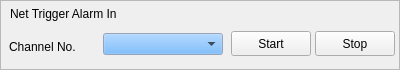
        <widget class="QFrame" name="frame4">
            <property name="geometry">
                <rect>
                    <x>10</x>
                    <y>61</y>
                    <width>400</width>
                    <height>70</height>
                </rect>
            </property>
            <property name="frameShape">
                <enum>QFrame::StyledPanel</enum>
            </property>
            <property name="frameShadow">
                <enum>QFrame::Plain</enum>
            </property>
            <widget class="QLabel" name="textLabel1">
                <property name="geometry">
                    <rect>
                        <x>10</x>
                        <y>4</y>
                        <width>201</width>
                        <height>20</height>
                    </rect>
                </property>
                <property name="text">
                    <string>Net Trigger Alarm In</string>
                </property>
                <property name="wordWrap">
                    <bool>false</bool>
                </property>
            </widget>
            <widget class="QLabel" name="textLabel3">
                <property name="geometry">
                    <rect>
                        <x>9</x>
                        <y>31</y>
                        <width>91</width>
                        <height>31</height>
                    </rect>
                </property>
                <property name="text">
                    <string>Channel No.</string>
                </property>
                <property name="wordWrap">
                    <bool>false</bool>
                </property>
            </widget>
            <widget class="QComboBox" name="ComboxChannelIn">
                <property name="geometry">
                    <rect>
                        <x>103</x>
                        <y>33</y>
                        <width>120</width>
                        <height>22</height>
                    </rect>
                </property>
                <property name="palette">
                    <palette>
                        <active>
                            <colorrole role="WindowText">
                                <brush brushstyle="SolidPattern">
                                    <color alpha="255">
                                        <red>0</red>
                                        <green>0</green>
                                        <blue>0</blue>
                                    </color>
                                </brush>
                            </colorrole>
                            <colorrole role="Button">
                                <brush brushstyle="SolidPattern">
                                    <color alpha="255">
                                        <red>85</red>
                                        <green>170</green>
                                        <blue>255</blue>
                                    </color>
                                </brush>
                            </colorrole>
                            <colorrole role="Light">
                                <brush brushstyle="SolidPattern">
                                    <color alpha="255">
                                        <red>212</red>
                                        <green>234</green>
                                        <blue>255</blue>
                                    </color>
                                </brush>
                            </colorrole>
                            <colorrole role="Midlight">
                                <brush brushstyle="SolidPattern">
                                    <color alpha="255">
                                        <red>148</red>
                                        <green>202</green>
                                        <blue>255</blue>
                                    </color>
                                </brush>
                            </colorrole>
                            <colorrole role="Dark">
                                <brush brushstyle="SolidPattern">
                                    <color alpha="255">
                                        <red>42</red>
                                        <green>85</green>
                                        <blue>127</blue>
                                    </color>
                                </brush>
                            </colorrole>
                            <colorrole role="Mid">
                                <brush brushstyle="SolidPattern">
                                    <color alpha="255">
                                        <red>57</red>
                                        <green>113</green>
                                        <blue>170</blue>
                                    </color>
                                </brush>
                            </colorrole>
                            <colorrole role="Text">
                                <brush brushstyle="SolidPattern">
                                    <color alpha="255">
                                        <red>0</red>
                                        <green>0</green>
                                        <blue>0</blue>
                                    </color>
                                </brush>
                            </colorrole>
                            <colorrole role="BrightText">
                                <brush brushstyle="SolidPattern">
                                    <color alpha="255">
                                        <red>255</red>
                                        <green>255</green>
                                        <blue>255</blue>
                                    </color>
                                </brush>
                            </colorrole>
                            <colorrole role="ButtonText">
                                <brush brushstyle="SolidPattern">
                                    <color alpha="255">
                                        <red>0</red>
                                        <green>0</green>
                                        <blue>0</blue>
                                    </color>
                                </brush>
                            </colorrole>
                            <colorrole role="Base">
                                <brush brushstyle="SolidPattern">
                                    <color alpha="255">
                                        <red>255</red>
                                        <green>255</green>
                                        <blue>255</blue>
                                    </color>
                                </brush>
                            </colorrole>
                            <colorrole role="Window">
                                <brush brushstyle="SolidPattern">
                                    <color alpha="255">
                                        <red>212</red>
                                        <green>228</green>
                                        <blue>255</blue>
                                    </color>
                                </brush>
                            </colorrole>
                            <colorrole role="Shadow">
                                <brush brushstyle="SolidPattern">
                                    <color alpha="255">
                                        <red>0</red>
                                        <green>0</green>
                                        <blue>0</blue>
                                    </color>
                                </brush>
                            </colorrole>
                            <colorrole role="Highlight">
                                <brush brushstyle="SolidPattern">
                                    <color alpha="255">
                                        <red>0</red>
                                        <green>0</green>
                                        <blue>128</blue>
                                    </color>
                                </brush>
                            </colorrole>
                            <colorrole role="HighlightedText">
                                <brush brushstyle="SolidPattern">
                                    <color alpha="255">
                                        <red>255</red>
                                        <green>255</green>
                                        <blue>255</blue>
                                    </color>
                                </brush>
                            </colorrole>
                            <colorrole role="Link">
                                <brush brushstyle="SolidPattern">
                                    <color alpha="255">
                                        <red>0</red>
                                        <green>0</green>
                                        <blue>0</blue>
                                    </color>
                                </brush>
                            </colorrole>
                            <colorrole role="LinkVisited">
                                <brush brushstyle="SolidPattern">
                                    <color alpha="255">
                                        <red>0</red>
                                        <green>0</green>
                                        <blue>0</blue>
                                    </color>
                                </brush>
                            </colorrole>
                        </active>
                        <inactive>
                            <colorrole role="WindowText">
                                <brush brushstyle="SolidPattern">
                                    <color alpha="255">
                                        <red>0</red>
                                        <green>0</green>
                                        <blue>0</blue>
                                    </color>
                                </brush>
                            </colorrole>
                            <colorrole role="Button">
                                <brush brushstyle="SolidPattern">
                                    <color alpha="255">
                                        <red>85</red>
                                        <green>170</green>
                                        <blue>255</blue>
                                    </color>
                                </brush>
                            </colorrole>
                            <colorrole role="Light">
                                <brush brushstyle="SolidPattern">
                                    <color alpha="255">
                                        <red>212</red>
                                        <green>234</green>
                                        <blue>255</blue>
                                    </color>
                                </brush>
                            </colorrole>
                            <colorrole role="Midlight">
                                <brush brushstyle="SolidPattern">
                                    <color alpha="255">
                                        <red>123</red>
                                        <green>189</green>
                                        <blue>255</blue>
                                    </color>
                                </brush>
                            </colorrole>
                            <colorrole role="Dark">
                                <brush brushstyle="SolidPattern">
                                    <color alpha="255">
                                        <red>42</red>
                                        <green>85</green>
                                        <blue>127</blue>
                                    </color>
                                </brush>
                            </colorrole>
                            <colorrole role="Mid">
                                <brush brushstyle="SolidPattern">
                                    <color alpha="255">
                                        <red>57</red>
                                        <green>113</green>
                                        <blue>170</blue>
                                    </color>
                                </brush>
                            </colorrole>
                            <colorrole role="Text">
                                <brush brushstyle="SolidPattern">
                                    <color alpha="255">
                                        <red>0</red>
                                        <green>0</green>
                                        <blue>0</blue>
                                    </color>
                                </brush>
                            </colorrole>
                            <colorrole role="BrightText">
                                <brush brushstyle="SolidPattern">
                                    <color alpha="255">
                                        <red>255</red>
                                        <green>255</green>
                                        <blue>255</blue>
                                    </color>
                                </brush>
                            </colorrole>
                            <colorrole role="ButtonText">
                                <brush brushstyle="SolidPattern">
                                    <color alpha="255">
                                        <red>0</red>
                                        <green>0</green>
                                        <blue>0</blue>
                                    </color>
                                </brush>
                            </colorrole>
                            <colorrole role="Base">
                                <brush brushstyle="SolidPattern">
                                    <color alpha="255">
                                        <red>255</red>
                                        <green>255</green>
                                        <blue>255</blue>
                                    </color>
                                </brush>
                            </colorrole>
                            <colorrole role="Window">
                                <brush brushstyle="SolidPattern">
                                    <color alpha="255">
                                        <red>212</red>
                                        <green>228</green>
                                        <blue>255</blue>
                                    </color>
                                </brush>
                            </colorrole>
                            <colorrole role="Shadow">
                                <brush brushstyle="SolidPattern">
                                    <color alpha="255">
                                        <red>0</red>
                                        <green>0</green>
                                        <blue>0</blue>
                                    </color>
                                </brush>
                            </colorrole>
                            <colorrole role="Highlight">
                                <brush brushstyle="SolidPattern">
                                    <color alpha="255">
                                        <red>0</red>
                                        <green>0</green>
                                        <blue>128</blue>
                                    </color>
                                </brush>
                            </colorrole>
                            <colorrole role="HighlightedText">
                                <brush brushstyle="SolidPattern">
                                    <color alpha="255">
                                        <red>255</red>
                                        <green>255</green>
                                        <blue>255</blue>
                                    </color>
                                </brush>
                            </colorrole>
                            <colorrole role="Link">
                                <brush brushstyle="SolidPattern">
                                    <color alpha="255">
                                        <red>0</red>
                                        <green>0</green>
                                        <blue>255</blue>
                                    </color>
                                </brush>
                            </colorrole>
                            <colorrole role="LinkVisited">
                                <brush brushstyle="SolidPattern">
                                    <color alpha="255">
                                        <red>255</red>
                                        <green>0</green>
                                        <blue>255</blue>
                                    </color>
                                </brush>
                            </colorrole>
                        </inactive>
                        <disabled>
                            <colorrole role="WindowText">
                                <brush brushstyle="SolidPattern">
                                    <color alpha="255">
                                        <red>128</red>
                                        <green>128</green>
                                        <blue>128</blue>
                                    </color>
                                </brush>
                            </colorrole>
                            <colorrole role="Button">
                                <brush brushstyle="SolidPattern">
                                    <color alpha="255">
                                        <red>85</red>
                                        <green>170</green>
                                        <blue>255</blue>
                                    </color>
                                </brush>
                            </colorrole>
                            <colorrole role="Light">
                                <brush brushstyle="SolidPattern">
                                    <color alpha="255">
                                        <red>212</red>
                                        <green>234</green>
                                        <blue>255</blue>
                                    </color>
                                </brush>
                            </colorrole>
                            <colorrole role="Midlight">
                                <brush brushstyle="SolidPattern">
                                    <color alpha="255">
                                        <red>123</red>
                                        <green>189</green>
                                        <blue>255</blue>
                                    </color>
                                </brush>
                            </colorrole>
                            <colorrole role="Dark">
                                <brush brushstyle="SolidPattern">
                                    <color alpha="255">
                                        <red>42</red>
                                        <green>85</green>
                                        <blue>127</blue>
                                    </color>
                                </brush>
                            </colorrole>
                            <colorrole role="Mid">
                                <brush brushstyle="SolidPattern">
                                    <color alpha="255">
                                        <red>57</red>
                                        <green>113</green>
                                        <blue>170</blue>
                                    </color>
                                </brush>
                            </colorrole>
                            <colorrole role="Text">
                                <brush brushstyle="SolidPattern">
                                    <color alpha="255">
                                        <red>128</red>
                                        <green>128</green>
                                        <blue>128</blue>
                                    </color>
                                </brush>
                            </colorrole>
                            <colorrole role="BrightText">
                                <brush brushstyle="SolidPattern">
                                    <color alpha="255">
                                        <red>255</red>
                                        <green>255</green>
                                        <blue>255</blue>
                                    </color>
                                </brush>
                            </colorrole>
                            <colorrole role="ButtonText">
                                <brush brushstyle="SolidPattern">
                                    <color alpha="255">
                                        <red>128</red>
                                        <green>128</green>
                                        <blue>128</blue>
                                    </color>
                                </brush>
                            </colorrole>
                            <colorrole role="Base">
                                <brush brushstyle="SolidPattern">
                                    <color alpha="255">
                                        <red>255</red>
                                        <green>255</green>
                                        <blue>255</blue>
                                    </color>
                                </brush>
                            </colorrole>
                            <colorrole role="Window">
                                <brush brushstyle="SolidPattern">
                                    <color alpha="255">
                                        <red>212</red>
                                        <green>228</green>
                                        <blue>255</blue>
                                    </color>
                                </brush>
                            </colorrole>
                            <colorrole role="Shadow">
                                <brush brushstyle="SolidPattern">
                                    <color alpha="255">
                                        <red>0</red>
                                        <green>0</green>
                                        <blue>0</blue>
                                    </color>
                                </brush>
                            </colorrole>
                            <colorrole role="Highlight">
                                <brush brushstyle="SolidPattern">
                                    <color alpha="255">
                                        <red>0</red>
                                        <green>0</green>
                                        <blue>128</blue>
                                    </color>
                                </brush>
                            </colorrole>
                            <colorrole role="HighlightedText">
                                <brush brushstyle="SolidPattern">
                                    <color alpha="255">
                                        <red>255</red>
                                        <green>255</green>
                                        <blue>255</blue>
                                    </color>
                                </brush>
                            </colorrole>
                            <colorrole role="Link">
                                <brush brushstyle="SolidPattern">
                                    <color alpha="255">
                                        <red>0</red>
                                        <green>0</green>
                                        <blue>255</blue>
                                    </color>
                                </brush>
                            </colorrole>
                            <colorrole role="LinkVisited">
                                <brush brushstyle="SolidPattern">
                                    <color alpha="255">
                                        <red>255</red>
                                        <green>0</green>
                                        <blue>255</blue>
                                    </color>
                                </brush>
                            </colorrole>
                        </disabled>
                    </palette>
                </property>
            </widget>
            <widget class="QPushButton" name="ButAlarmInStart">
                <property name="geometry">
                    <rect>
                        <x>231</x>
                        <y>31</y>
                        <width>80</width>
                        <height>25</height>
                    </rect>
                </property>
                <property name="text">
                    <string>Start</string>
                </property>
            </widget>
            <widget class="QPushButton" name="ButAlarmInStop">
                <property name="geometry">
                    <rect>
                        <x>315</x>
                        <y>31</y>
                        <width>80</width>
                        <height>25</height>
                    </rect>
                </property>
                <property name="text">
                    <string>Stop</string>
                </property>
            </widget>
        </widget>
